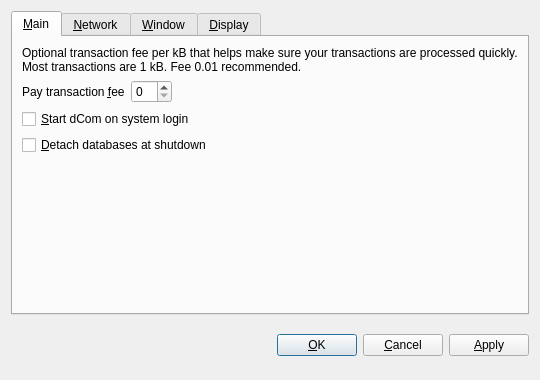
<?xml version="1.0" encoding="UTF-8"?>
<ui version="4.0">
 <class>OptionsDialog</class>
 <widget class="QDialog" name="OptionsDialog">
  <property name="geometry">
   <rect>
    <x>0</x>
    <y>0</y>
    <width>540</width>
    <height>380</height>
   </rect>
  </property>
  <property name="windowTitle">
   <string>Options</string>
  </property>
  <property name="modal">
   <bool>true</bool>
  </property>
  <layout class="QVBoxLayout" name="verticalLayout">
   <item>
    <widget class="QTabWidget" name="tabWidget">
     <property name="tabPosition">
      <enum>QTabWidget::North</enum>
     </property>
     <property name="currentIndex">
      <number>0</number>
     </property>
     <widget class="QWidget" name="tabMain">
      <attribute name="title">
       <string>&amp;Main</string>
      </attribute>
      <layout class="QVBoxLayout" name="verticalLayout_Main">
       <item>
        <widget class="QLabel" name="transactionFeeInfoLabel">
         <property name="text">
          <string>Optional transaction fee per kB that helps make sure your transactions are processed quickly. Most transactions are 1 kB. Fee 0.01 recommended.</string>
         </property>
         <property name="textFormat">
          <enum>Qt::PlainText</enum>
         </property>
         <property name="wordWrap">
          <bool>true</bool>
         </property>
        </widget>
       </item>
       <item>
        <layout class="QHBoxLayout" name="horizontalLayout_Main">
         <item>
          <widget class="QLabel" name="transactionFeeLabel">
           <property name="text">
            <string>Pay transaction &amp;fee</string>
           </property>
           <property name="textFormat">
            <enum>Qt::PlainText</enum>
           </property>
           <property name="buddy">
            <cstring>transactionFee</cstring>
           </property>
          </widget>
         </item>
         <item>
          <widget class="BitcoinAmountField" name="transactionFee"/>
         </item>
         <item>
          <spacer name="horizontalSpacer_Main">
           <property name="orientation">
            <enum>Qt::Horizontal</enum>
           </property>
           <property name="sizeHint" stdset="0">
            <size>
             <width>40</width>
             <height>20</height>
            </size>
           </property>
          </spacer>
         </item>
        </layout>
       </item>
       <item>
        <widget class="QCheckBox" name="bitcoinAtStartup">
         <property name="toolTip">
          <string>Automatically start dCom after logging in to the system.</string>
         </property>
         <property name="text">
          <string>&amp;Start dCom on system login</string>
         </property>
        </widget>
       </item>
       <item>
        <widget class="QCheckBox" name="detachDatabases">
         <property name="toolTip">
          <string>Detach block and address databases at shutdown. This means they can be moved to another data directory, but it slows down shutdown. The wallet is always detached.</string>
         </property>
         <property name="text">
          <string>&amp;Detach databases at shutdown</string>
         </property>
        </widget>
       </item>
       <item>
        <spacer name="verticalSpacer_Main">
         <property name="orientation">
          <enum>Qt::Vertical</enum>
         </property>
         <property name="sizeHint" stdset="0">
          <size>
           <width>20</width>
           <height>40</height>
          </size>
         </property>
        </spacer>
       </item>
      </layout>
     </widget>
     <widget class="QWidget" name="tabNetwork">
      <attribute name="title">
       <string>&amp;Network</string>
      </attribute>
      <layout class="QVBoxLayout" name="verticalLayout_Network">
       <item>
        <widget class="QCheckBox" name="mapPortUpnp">
         <property name="toolTip">
          <string>Automatically open the dCom client port on the router. This only works when your router supports UPnP and it is enabled.</string>
         </property>
         <property name="text">
          <string>Map port using &amp;UPnP</string>
         </property>
        </widget>
       </item>
       <item>
        <widget class="QCheckBox" name="connectSocks">
         <property name="toolTip">
          <string>Connect to the dCom network through a SOCKS proxy (e.g. when connecting through Tor).</string>
         </property>
         <property name="text">
          <string>&amp;Connect through SOCKS proxy:</string>
         </property>
        </widget>
       </item>
       <item>
        <layout class="QHBoxLayout" name="horizontalLayout_Network">
         <item>
          <widget class="QLabel" name="proxyIpLabel">
           <property name="text">
            <string>Proxy &amp;IP:</string>
           </property>
           <property name="textFormat">
            <enum>Qt::PlainText</enum>
           </property>
           <property name="buddy">
            <cstring>proxyIp</cstring>
           </property>
          </widget>
         </item>
         <item>
          <widget class="QValidatedLineEdit" name="proxyIp">
           <property name="maximumSize">
            <size>
             <width>140</width>
             <height>16777215</height>
            </size>
           </property>
           <property name="toolTip">
            <string>IP address of the proxy (e.g. 127.0.0.1)</string>
           </property>
          </widget>
         </item>
         <item>
          <widget class="QLabel" name="proxyPortLabel">
           <property name="text">
            <string>&amp;Port:</string>
           </property>
           <property name="textFormat">
            <enum>Qt::PlainText</enum>
           </property>
           <property name="buddy">
            <cstring>proxyPort</cstring>
           </property>
          </widget>
         </item>
         <item>
          <widget class="QLineEdit" name="proxyPort">
           <property name="maximumSize">
            <size>
             <width>55</width>
             <height>16777215</height>
            </size>
           </property>
           <property name="toolTip">
            <string>Port of the proxy (e.g. 9050)</string>
           </property>
          </widget>
         </item>
         <item>
          <widget class="QLabel" name="socksVersionLabel">
           <property name="text">
            <string>SOCKS &amp;Version:</string>
           </property>
           <property name="textFormat">
            <enum>Qt::PlainText</enum>
           </property>
           <property name="buddy">
            <cstring>socksVersion</cstring>
           </property>
          </widget>
         </item>
         <item>
          <widget class="QValueComboBox" name="socksVersion">
           <property name="toolTip">
            <string>SOCKS version of the proxy (e.g. 5)</string>
           </property>
          </widget>
         </item>
         <item>
          <spacer name="horizontalSpacer_Network">
           <property name="orientation">
            <enum>Qt::Horizontal</enum>
           </property>
           <property name="sizeHint" stdset="0">
            <size>
             <width>40</width>
             <height>20</height>
            </size>
           </property>
          </spacer>
         </item>
        </layout>
       </item>
       <item>
        <spacer name="verticalSpacer_Network">
         <property name="orientation">
          <enum>Qt::Vertical</enum>
         </property>
         <property name="sizeHint" stdset="0">
          <size>
           <width>20</width>
           <height>40</height>
          </size>
         </property>
        </spacer>
       </item>
      </layout>
     </widget>
     <widget class="QWidget" name="tabWindow">
      <attribute name="title">
       <string>&amp;Window</string>
      </attribute>
      <layout class="QVBoxLayout" name="verticalLayout_Window">
       <item>
        <widget class="QCheckBox" name="minimizeToTray">
         <property name="toolTip">
          <string>Show only a tray icon after minimizing the window.</string>
         </property>
         <property name="text">
          <string>&amp;Minimize to the tray instead of the taskbar</string>
         </property>
        </widget>
       </item>
       <item>
        <widget class="QCheckBox" name="minimizeOnClose">
         <property name="toolTip">
          <string>Minimize instead of exit the application when the window is closed. When this option is enabled, the application will be closed only after selecting Quit in the menu.</string>
         </property>
         <property name="text">
          <string>M&amp;inimize on close</string>
         </property>
        </widget>
       </item>
       <item>
        <spacer name="verticalSpacer_Window">
         <property name="orientation">
          <enum>Qt::Vertical</enum>
         </property>
         <property name="sizeHint" stdset="0">
          <size>
           <width>20</width>
           <height>40</height>
          </size>
         </property>
        </spacer>
       </item>
      </layout>
     </widget>
     <widget class="QWidget" name="tabDisplay">
      <attribute name="title">
       <string>&amp;Display</string>
      </attribute>
      <layout class="QVBoxLayout" name="verticalLayout_Display">
       <item>
        <layout class="QHBoxLayout" name="horizontalLayout_1_Display">
         <item>
          <widget class="QLabel" name="langLabel">
           <property name="text">
            <string>User Interface &amp;language:</string>
           </property>
           <property name="textFormat">
            <enum>Qt::PlainText</enum>
           </property>
           <property name="buddy">
            <cstring>lang</cstring>
           </property>
          </widget>
         </item>
         <item>
          <widget class="QValueComboBox" name="lang">
           <property name="toolTip">
            <string>The user interface language can be set here. This setting will take effect after restarting dCom.</string>
           </property>
          </widget>
         </item>
        </layout>
       </item>
       <item>
        <layout class="QHBoxLayout" name="horizontalLayout_2_Display">
         <item>
          <widget class="QLabel" name="unitLabel">
           <property name="text">
            <string>&amp;Unit to show amounts in:</string>
           </property>
           <property name="textFormat">
            <enum>Qt::PlainText</enum>
           </property>
           <property name="buddy">
            <cstring>unit</cstring>
           </property>
          </widget>
         </item>
         <item>
          <widget class="QValueComboBox" name="unit">
           <property name="toolTip">
            <string>Choose the default subdivision unit to show in the interface and when sending coins.</string>
           </property>
          </widget>
         </item>
        </layout>
       </item>
       <item>
        <widget class="QCheckBox" name="displayAddresses">
         <property name="toolTip">
          <string>Whether to show dCom addresses in the transaction list or not.</string>
         </property>
         <property name="text">
          <string>&amp;Display addresses in transaction list</string>
         </property>
        </widget>
       </item>
       <item>
        <widget class="QCheckBox" name="coinControlFeatures">
         <property name="toolTip">
          <string>Whether to show coin control features or not.</string>
         </property>
         <property name="text">
          <string>Display coin &amp;control features (experts only!)</string>
         </property>
        </widget>
       </item>
       <item>
        <spacer name="verticalSpacer_Display">
         <property name="orientation">
          <enum>Qt::Vertical</enum>
         </property>
         <property name="sizeHint" stdset="0">
          <size>
           <width>20</width>
           <height>40</height>
          </size>
         </property>
        </spacer>
       </item>
      </layout>
     </widget>
    </widget>
   </item>
   <item>
    <layout class="QHBoxLayout" name="horizontalLayout_Buttons">
     <item>
      <spacer name="horizontalSpacer_1">
       <property name="orientation">
        <enum>Qt::Horizontal</enum>
       </property>
       <property name="sizeHint" stdset="0">
        <size>
         <width>40</width>
         <height>48</height>
        </size>
       </property>
      </spacer>
     </item>
     <item>
      <widget class="QLabel" name="statusLabel">
       <property name="font">
        <font>
         <weight>75</weight>
         <bold>true</bold>
        </font>
       </property>
       <property name="text">
        <string/>
       </property>
       <property name="textFormat">
        <enum>Qt::PlainText</enum>
       </property>
       <property name="wordWrap">
        <bool>true</bool>
       </property>
      </widget>
     </item>
     <item>
      <spacer name="horizontalSpacer_2">
       <property name="orientation">
        <enum>Qt::Horizontal</enum>
       </property>
       <property name="sizeHint" stdset="0">
        <size>
         <width>40</width>
         <height>48</height>
        </size>
       </property>
      </spacer>
     </item>
     <item>
      <widget class="QPushButton" name="okButton">
       <property name="text">
        <string>&amp;OK</string>
       </property>
      </widget>
     </item>
     <item>
      <widget class="QPushButton" name="cancelButton">
       <property name="text">
        <string>&amp;Cancel</string>
       </property>
       <property name="autoDefault">
        <bool>false</bool>
       </property>
      </widget>
     </item>
     <item>
      <widget class="QPushButton" name="applyButton">
       <property name="text">
        <string>&amp;Apply</string>
       </property>
       <property name="autoDefault">
        <bool>false</bool>
       </property>
      </widget>
     </item>
    </layout>
   </item>
  </layout>
 </widget>
 <customwidgets>
  <customwidget>
   <class>BitcoinAmountField</class>
   <extends>QSpinBox</extends>
   <header>bitcoinamountfield.h</header>
  </customwidget>
  <customwidget>
   <class>QValueComboBox</class>
   <extends>QComboBox</extends>
   <header>qvaluecombobox.h</header>
  </customwidget>
  <customwidget>
   <class>QValidatedLineEdit</class>
   <extends>QLineEdit</extends>
   <header>qvalidatedlineedit.h</header>
  </customwidget>
 </customwidgets>
 <resources/>
 <connections/>
</ui>
